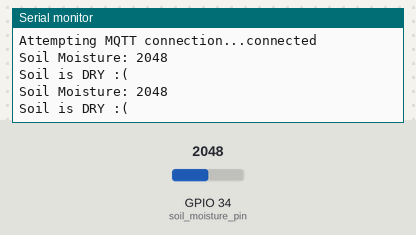
Recording of a sketch running on a simulated ESP32. Shown: the last lines printed to the serial monitor. The inputs (shaded band) are chosen by the test bench; at power-on: GPIO 34 (soil_moisture_pin) = 2048. WiFi joins after 1.5 s; servers stay silent unless stated; no MQTT or app messages arrive unless stated.

Above: at 3.7 s.
3.8 s: GPIO 34 (soil_moisture_pin) set to 1860
At 4.9 s:
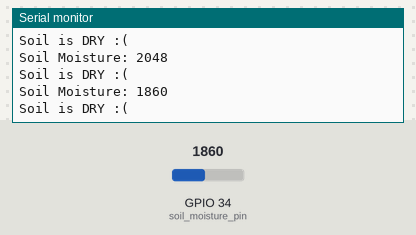
5.3 s: GPIO 34 (soil_moisture_pin) set to 1732
At 6.4 s:
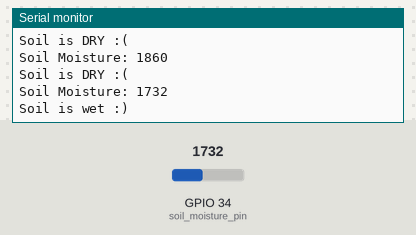
Timing chart, 0 to 8.3 s (numbered marks = the images above; inputs shaded):
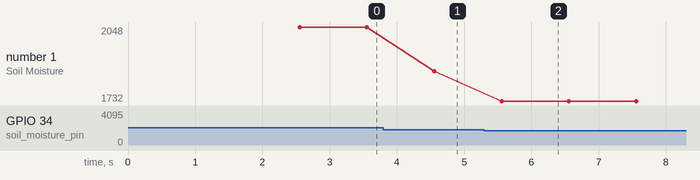

The sketch:

Soil_Moisture_Sensor_MQTT.ino
```cpp
#include <Arduino.h>
#include <WiFi.h>
#include <PubSubClient.h>

// WiFi Credentials:
const char* ssid = "Realme 3 Pro";
const char* password = "pappu@1234";
const char* mqtt_server = "test.mosquitto.org";
#define soil_moisture_pin 34 // Sensor input Pin

WiFiClient espClient;
PubSubClient client(espClient);

// Connecting to WiFi
void setupWiFi() {
  delay(1000);
  Serial.print("Connecting to ");
  Serial.println(ssid);
  WiFi.begin(ssid, password);

  while (WiFi.status() != WL_CONNECTED) {
    Serial.print(".");
    delay(500);
  }
  Serial.println("\nConnected to WiFi");
}

// Reconnect to MQTT server
void reconnect() {
  // Loop until we're reconnected
  while (!client.connected()) {
    Serial.print("Attempting MQTT connection...");

    // Attempt to connect
    if (client.connect("espClient")) {
      Serial.println("connected");
    } else {
      Serial.print("failed, rc=");
      Serial.print(client.state());
      Serial.println(" try again in 5 seconds");
      // Wait 5 seconds before retrying
      delay(5000);
    }
  }
}

void setup() {
  Serial.begin(9600);
  setupWiFi();
  client.setServer(mqtt_server, 1883);
}

void loop() {
  if (!client.connected()) {
    reconnect();
  }
  client.loop();

  int soil_moisture = analogRead(soil_moisture_pin);

  Serial.print("Soil Moisture: ");
  Serial.println(soil_moisture);

  if (soil_moisture <= 1800) {
    Serial.println("Soil is wet :)");
  }
  else {
    Serial.println("Soil is DRY :(");
  }

  // Publish soil moisture reading to MQTT topic
  char message[20]; // Buffer for message
  snprintf(message, sizeof(message), "%d", soil_moisture); // Convert integer to string
  client.publish("device/mano/data/soilsensor1", message);

  delay(1000);
}
```

Measured:
- the behaviour switches between 1801 and 1800 on GPIO 34 (soil_moisture_pin) (found by bisection; images 1 and 2)
- after the input at 3.8 s, the serial monitor: prints a new line after 0.76 s (image 1)
- after the input at 5.3 s, the serial monitor: prints a new line after 0.26 s (image 2)
- plotted number 1: 2048 → 1860 after the input at 3.8 s, 1860 → 1732 after the input at 5.3 s
